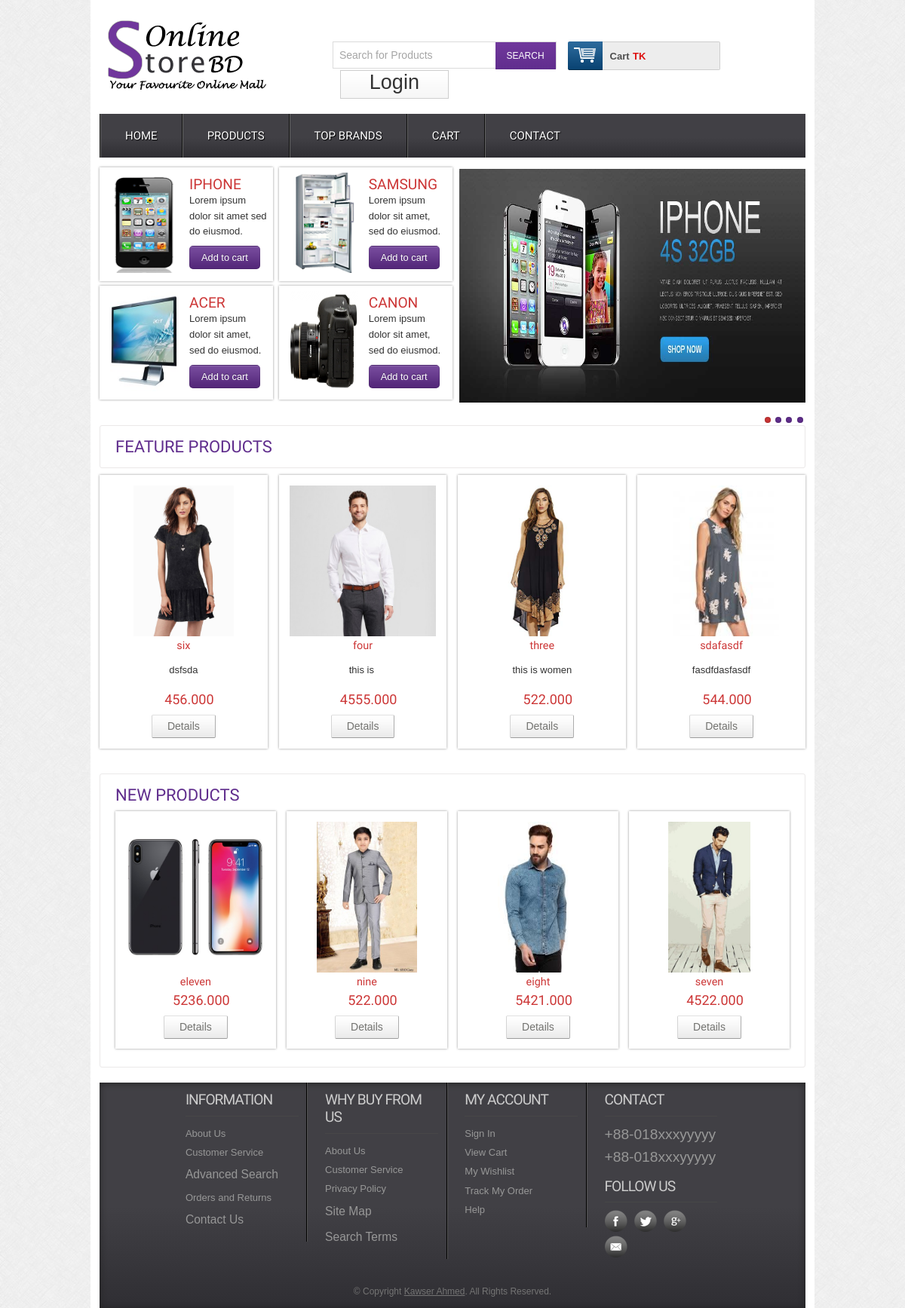
The page / on the database its author committed.
### tables this page shows
CREATE TABLE `tbl_product` (
  `productId` int(11) NOT NULL,
  `productName` varchar(255) NOT NULL,
  `catId` int(11) NOT NULL,
  `brandId` int(11) NOT NULL,
  `body` varchar(255) NOT NULL,
  `price` float(10,3) NOT NULL,
  `image` varchar(255) NOT NULL,
  `type` tinyint(4) NOT NULL DEFAULT '0'
);

### classes/Product.php (called while the page is built, shortened)
<?php
$filepath= realpath(dirname(__FILE__));
include_once  ($filepath.'/../lib/Database.php');
?>
<?php
class Product{
 private $db;
   public function __construct() {
      $this->db= new Database();
  }
            public function getFeatureProduct(){
                $query= "SELECT * FROM tbl_product WHERE type='1' ORDER BY productId DESC LIMIT 4";
                   $result=$this->db->select($query);
                   return $result;
            }
         public function getNewProduct(){
              $query= "SELECT * FROM tbl_product WHERE type='0' ORDER BY productId DESC LIMIT 4";
                   $result=$this->db->select($query);
                   return $result;
         }
}?>

### lib/Database.php (called while the page is built, shortened)
<?php
Class Database{
 public $host   = DB_HOST;
 public $user   = DB_USER;
 public $pass   = DB_PASS;
 public $dbname = DB_NAME;
 public $link;
private function connectDB(){
 $this->link = new mysqli($this->host, $this->user, $this->pass,
  $this->dbname);
 }
public function select($query){
  $result = $this->link->query($query) or
   die($this->link->error.__LINE__);
  if($result->num_rows > 0){
    return $result;
  } else {
    return false;
  }
 }
}

### index.php (the view, shortened to what this page needs)
<?php include 'inc/header.php'; ?>
<?php include 'inc/slider.php'; ?>
 <div class="main">
    <div class="content">
    	<div class="content_top">
    		<div class="heading">
    		<h3>Feature Products</h3>
    		</div>
    	</div>
	      <div class="section group">
                  <?php
                  $getFeature = $pd->getFeatureProduct();
                  if($getFeature){
                     while ($result=$getFeature->fetch_assoc()){
                  ?>
				<div class="grid_1_of_4 images_1_of_4">
                                       <a href="preview.php?proid=<?php echo $result['productId']; ?>">   <img style="height: 200px;" src="admin/<?php echo $result['image'] ;?>" alt="" /> </a>
					 <h2><?php echo $result['productName']; ?> </h2>
					 <p><?php echo $result['body']; ?></p>
					 <p><span class="price"><?php echo $result['price']; ?></span></p>
				     <div class="button"><span><a href="preview.php?proid=<?php echo $result['productId']; ?>" class="details">Details</a></span></div>
				</div>
                  <?php }}?>
			</div>
			<div class="content_bottom">
    		<div class="heading">
    		<h3>New Products</h3>
    		</div>
			<div class="section group">
                                <?php
                  $getNew = $pd->getNewProduct();
                  if($getNew){
                     while ($value=$getNew->fetch_assoc()){
                  ?>
				<div class="grid_1_of_4 images_1_of_4">
					 <a href="preview.php?proid=<?php echo $value['productId']; ?>">   <img style="height: 200px;" src="admin/<?php echo $value['image'] ;?>" alt="" /> </a>
					 <h2><?php echo $value['productName'] ?> </h2>
					 <p><span class="price"><?php echo $value['price'] ?></span></p>
				     <div class="button"><span><a href="preview.php?proid=<?php echo $value['productId'];  ?>" class="details">Details</a></span></div>
				</div>
                  <?php }}?>
			</div>
    </div>
 </div>
 </div>
 <?php include 'inc/footer.php';

### css/style.css (style rules this page uses)
html,body,div,span,applet,object,iframe,h1,h2,h3,h4,h5,h6,p,blockquote,pre,a,abbr,acronym,address,big,cite,code,del,dfn,em,img,ins,kbd,q,s,samp,small,strike,strong,sub,sup,tt,var,b,u,i,dl,dt,dd,ol,nav ul,nav li,fieldset,form,label,legend,table,caption,tbody,tfoot,thead,tr,th,td,article,aside,canvas,details,embed,figure,figcaption,footer,header,hgroup,menu,nav,output,ruby,section,summary,time,mark,audio,video { margin:0;padding:0;border:0;font-size:100%;font:inherit;vertical-align:baseline; }
a { text-decoration:none; }
img { max-width:100%; }
body { font-family:Arial, Helvetica, sans-serif; background:url(../images/body_bg3.jpg); }
.section { clear: both; padding: 0px; margin: 0px; }
.group:before, .group:after { content:""; display:table; }
.group:after { clear:both; }
.group { zoom:1; }
.content { padding:20px 0; background:#FFF; }
.content h2 { font-size:23px; color:#6C6C6C; font-family: 'Monda', sans-serif; }
.content_top { padding:15px 20px; border:1px solid #EBE8E8; border-radius:3px; }
.content_bottom { padding:15px 20px; border:1px solid #EBE8E8; border-radius:3px; margin-top:2.6%; }
.heading { float:left; margin-right:10%; }
.heading h3 { font-family: 'Monda', sans-serif; font-size:22px; color:#602D8D; text-transform:uppercase; }
.grid_1_of_4 { display: block; float:left; margin: 1% 0 1% 1.6%; box-shadow: 0px 0px 3px rgb(150, 150, 150); }
.grid_1_of_4:first-child { margin-left: 0; }
.images_1_of_4 { width: 20.8%; padding:1.5%; text-align:center; position:relative; }
.images_1_of_4 img { max-width:100%; }
.images_1_of_4 h2 { color: #CC3636; font-family: 'Monda', sans-serif; font-size:0.9em; font-weight : normal; }
.images_1_of_4 p { font-size:0.8125em; padding:0.4em 0; color: #333; }
.images_1_of_4 p span.price { font-size:18px; font-family: 'Monda', sans-serif; color: #CC3636; margin-left:15px; }
.images_1_of_4 .button { float: left; line-height: 1.9em; margin-top: 0.3em; width: 100%; }
.images_1_of_4 .button a { padding:7px 20px; font-size:0.8em; }
.images_1_of_4 .button a { font-family: "Trebuchet MS",Arial,Helvetica,sans-serif; font-size: 14px; line-height: 15px; text-transform: none; color: #737370; text-decoration: none!important; background: url(../images/button-bg.png) repeat-x 0 0 #E8E8E8; display: inline-block; border-left: 1px solid #D4D4D4!important; border-right: 1px solid #ADADAD!important; border-top: 1px solid #E0E0E0!important; border-bottom: 1px solid #9C9C9C!important; cursor: pointer!important; margin: 0 2px; border-radius: 2px; -moz-border-radius: 2px; -webkit-border-radius: 2px; -webkit-transition: all 0.5s ease; -moz-transition: all 0.5s ease; -o-transition: all 0.5s ease; transition: all 0.5s ease; }

### rows shown on the page
tbl_product: image (picture), productName "six", body "dsfsda", price "456.000"
tbl_product: image (picture), productName "four", body "this is", price "4555.000"
tbl_product: image (picture), productName "three", body "this is women", price "522.000"
tbl_product: image (picture), productName "sdafasdf", body "fasdfdasfasdf", price "544.000"
tbl_product: image (picture), productName "eleven", price "5236.000"
tbl_product: image (picture), productName "nine", price "522.000"
tbl_product: image (picture), productName "eight", price "5421.000"
tbl_product: image (picture), productName "seven", price "4522.000"
